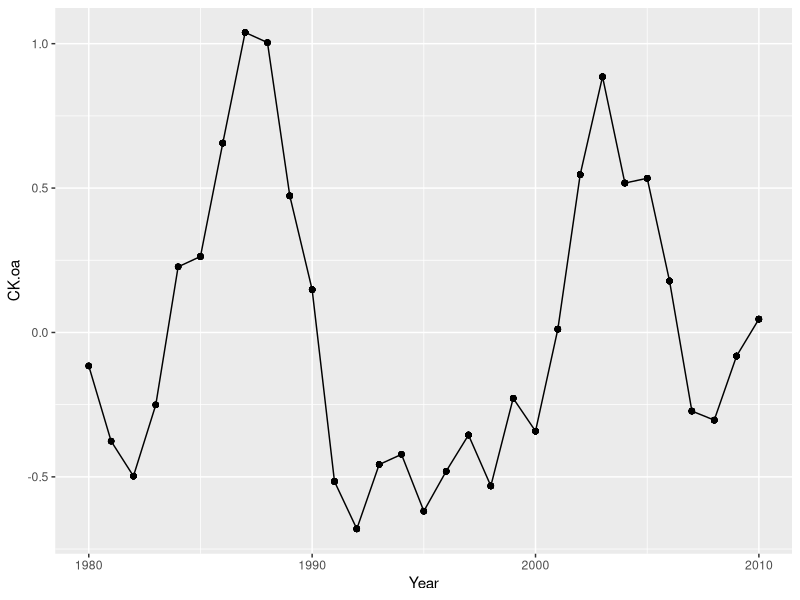
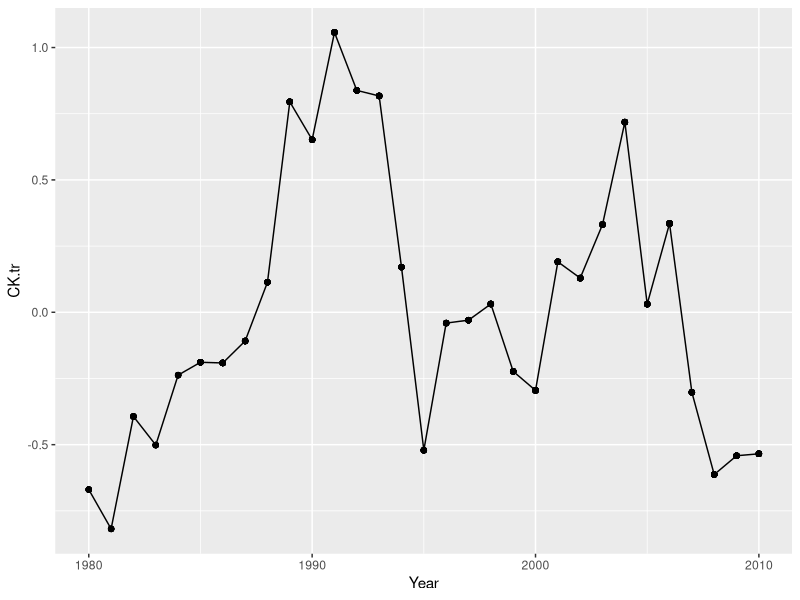
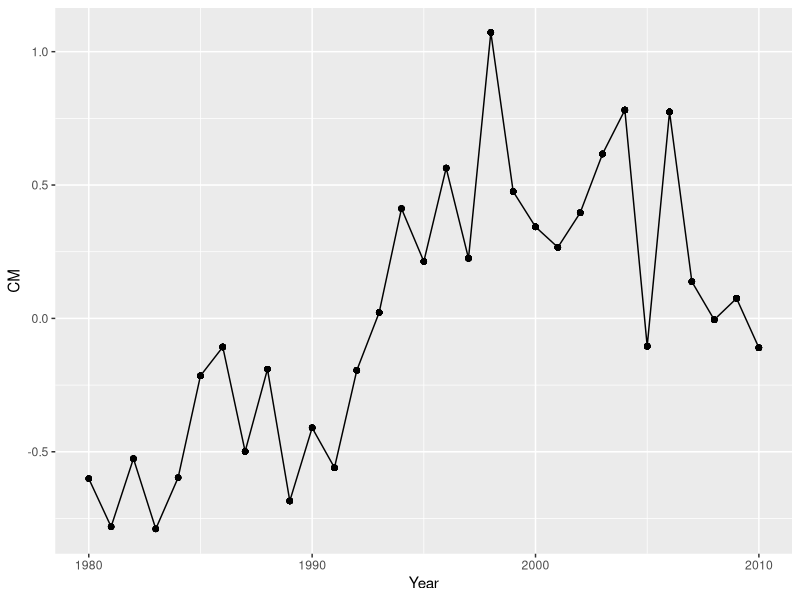
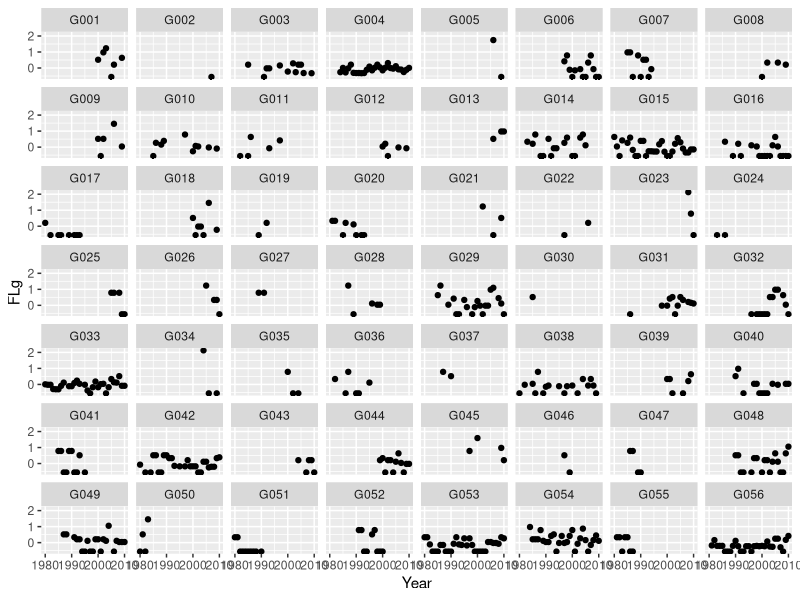
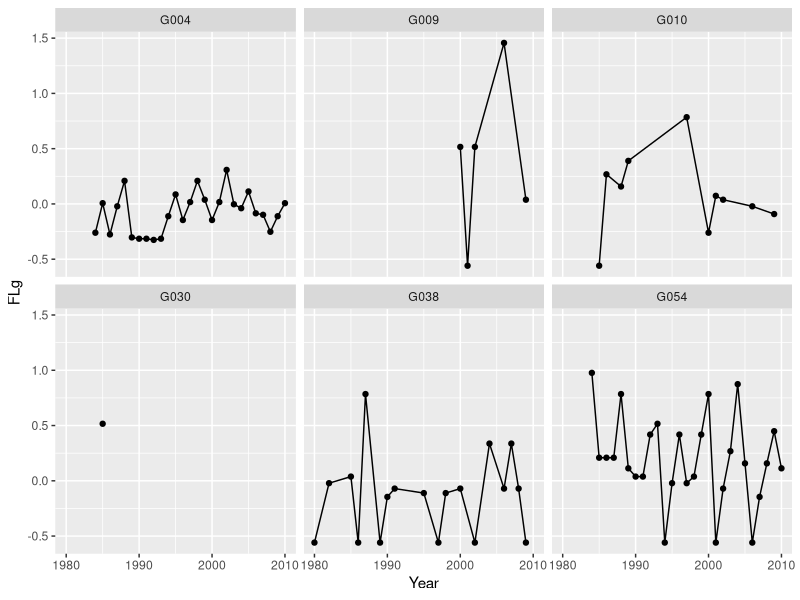
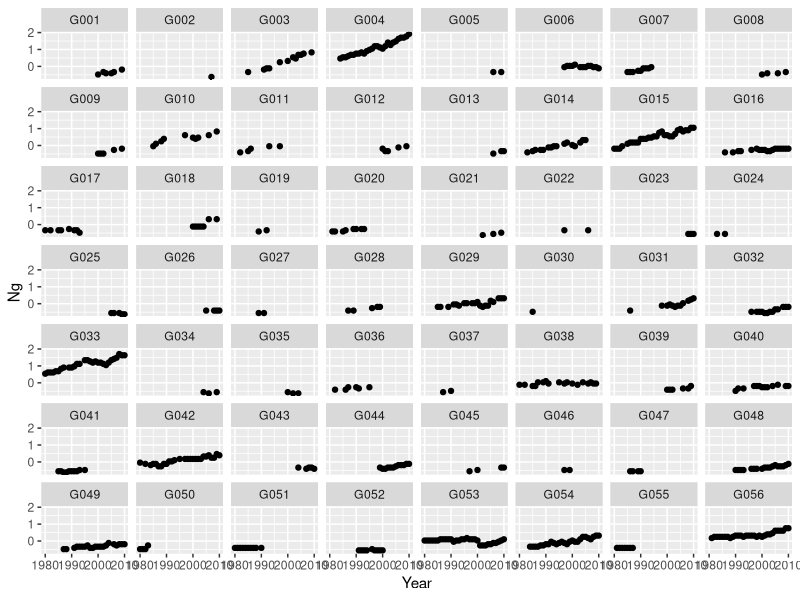
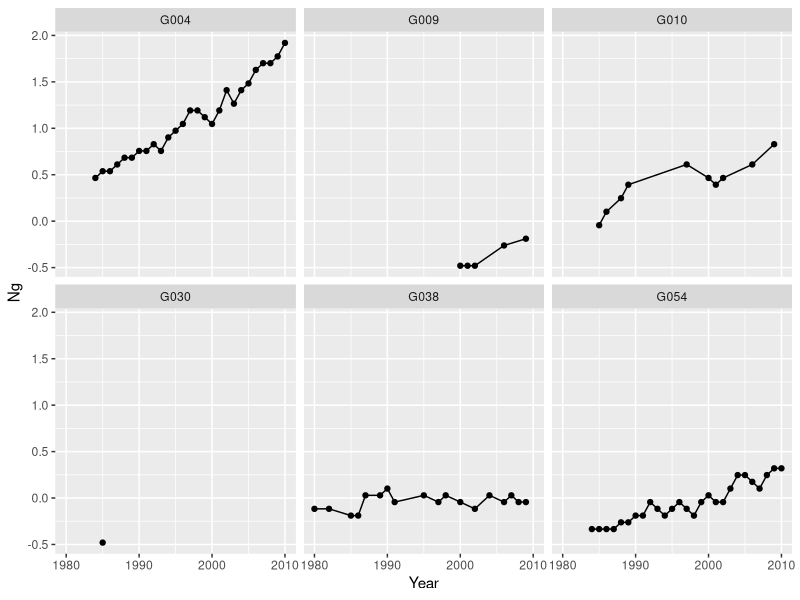
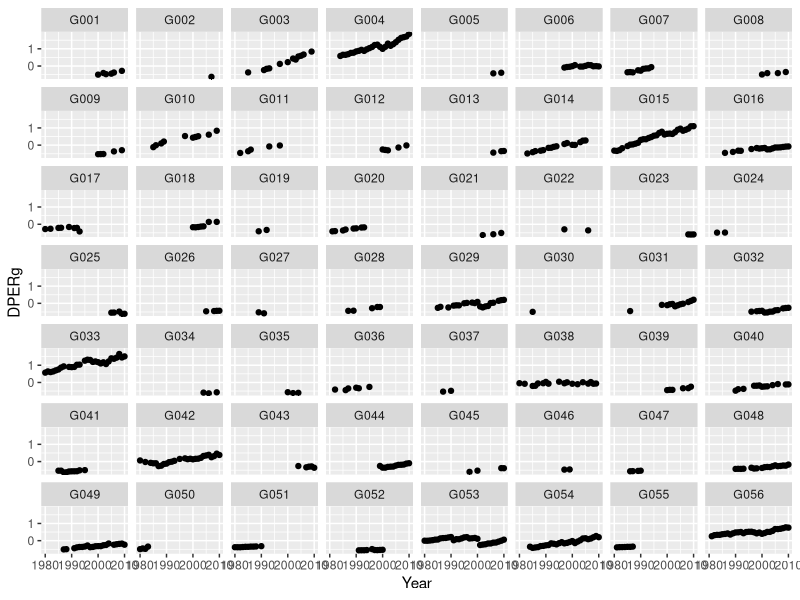

Reproduce these figures in R, in order. (Note: this script raises an error after producing the figures.)
## ---- chunk 1
library(here)
library(tidyverse)
library(dplyr)
## ---- chunk 2
#Reading in the Data
library(here)
here()
#orca_data <- read.csv(here("Project", "Raw Data", "stredulinsky2021.csv")) 
# Maddy's read in
orca_data<- read.csv(here("stredulinsky2021.csv")) #Kaylie's'/Clara Read in 

## ---- chunk 3
# Exploring
head(orca_data)
glimpse(orca_data)
#okay 25 columns that is a lot.

which(is.na(orca_data))
#no NA's
## ---- chunk 4
#Creating Subset
orca_data_subset <- select(orca_data, Year, Group.ID,
                           CK.oa, CK.tr, CM, DPERg, FLg, FRg, Ng)
                          

head(orca_data_subset)
## ---- chunk 5
#Checking for Na's
which(is.na(orca_data_subset))
#okay so it appears we don't have any missing values. 
## ---- chunk 6
orca_data_sub2 <- orca_data %>%
  select(Year, Group.ID, CK.oa, CK.tr, CM, DPERg, FLg, Ng)

#selecting 6 random groups to look at because 56 is hard to see at once
groups <- sample(1:56, 6, replace = F) #sample 6 random numbers from 1-56
groups <- as.character(groups)
for(i in 1:length(groups)){ #for each number
  if(nchar(groups[i])==1){ #if the number of characters is 1 (1, 2, 3...)
    groups[i] <- paste("G00", groups[i], sep="") #add G00 in front
  }
  else{ #if the number is not 1 (10, 11, 12...)
  groups[i] <- paste("G0", groups[i], sep="") #add G0 in front
  }
}

orca_data_sub2_6 <- orca_data_sub2 %>% #filter for the 6 groups
  filter(Group.ID == groups[1] | Group.ID == groups[2] | Group.ID == groups[3] |
         Group.ID == groups[4] | Group.ID == groups[5] | Group.ID == groups[6])

#Checking number of observations from each group
orca_data_sub2 %>% 
  group_by(Group.ID) %>% 
  tally() %>% 
  arrange(n, desc(n))

#G002, G003 have 1 observation
#G005, G0019, G022, G024, G027, G037, G046 have 2 observations
## ---- chunk 7
#Salmon over time
ggplot(orca_data_sub2, aes(Year, CK.oa))+
  geom_point()+
  geom_line()

ggplot(orca_data_sub2, aes(Year, CK.tr))+
  geom_point()+
  geom_line()

ggplot(orca_data_sub2, aes(Year, CM))+
  geom_point()+
  geom_line()

#Lactating females over time in groups
ggplot(orca_data_sub2, aes(Year, FLg))+
  geom_point()+
  facet_wrap(~Group.ID)

ggplot(orca_data_sub2_6, aes(Year, FLg))+
  geom_point()+
  geom_line()+ #improves readability
  facet_wrap(~Group.ID)


#Number of individuals in groups
ggplot(orca_data_sub2, aes(Year, Ng))+
  geom_point()+
  facet_wrap(~Group.ID)

ggplot(orca_data_sub2_6, aes(Year, Ng))+
  geom_point()+
  geom_line()+
  facet_wrap(~Group.ID)

#pod energetic requirement
ggplot(orca_data_sub2, aes(Year, DPERg))+
  geom_point()+
  facet_wrap(~Group.ID)

ggplot(orca_data_sub2_6, aes(Year, DPERg))+
  geom_point()+
  geom_line()+
  facet_wrap(~Group.ID)
## ---- chunk 8
orca_data_sub2 %>% 
  select(CK.oa, Year, Group.ID) %>% 
  plot()
## ---- chunk 9
orca_data_sub2 %>% 
  select(CK.oa) %>% 
  summary() 

hist(orca_data_sub2$CK.oa)
hist(orca_data_sub2$FLg) #Y is not normally distributed Transform to log?
## ---- chunk 10
library(lme4)
library(lmerTest)
CK_FLg_Year<-lmer(FLg~CK.oa+ (1|Year), data = orca_data_sub2, REML= FALSE)
summary (CK_FLg)
## ---- chunk 11
CK_FLg_Year_GroupID<-lmer(FLg~CK.oa + (1|Year) + (1|Group.ID), data = orca_data_sub2, REML= FALSE)
summary (CK_FLg)

plot(CK_FLg_Year_GroupID) # I dont know
